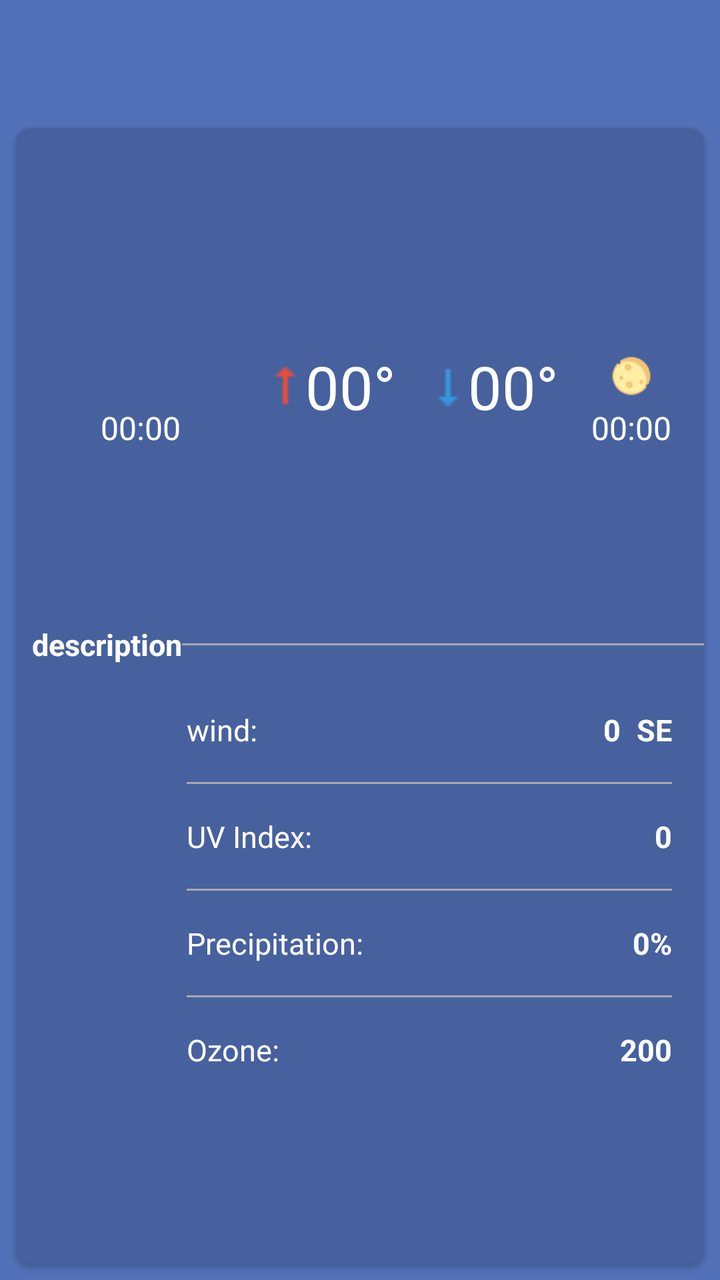
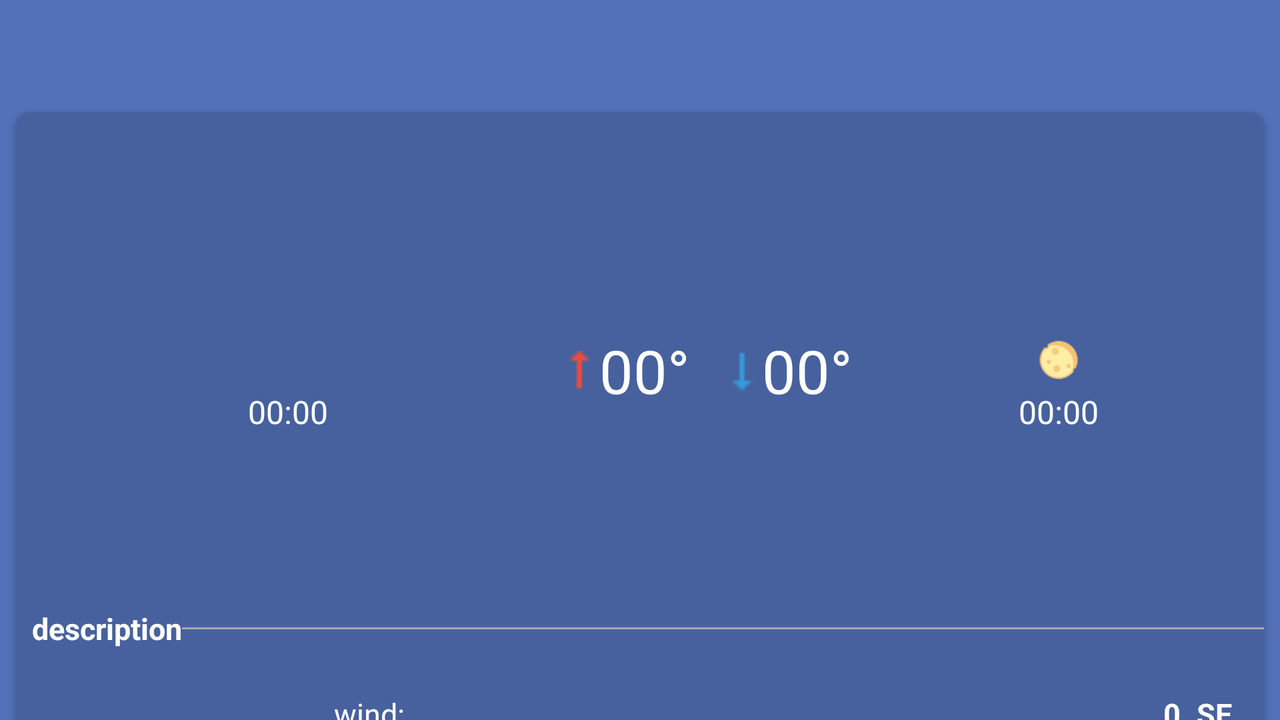

One screen, two layout resources from the same app: the default and the repository's alternative for another configuration. Each is rendered where Android would select it; the XML of both is given below.
<!-- AndroidManifest.xml: application theme AppTheme -->
<!-- res/layout/fragment_day.xml -->
<?xml version="1.0" encoding="utf-8"?>
<androidx.constraintlayout.widget.ConstraintLayout xmlns:android="http://schemas.android.com/apk/res/android"
    xmlns:app="http://schemas.android.com/apk/res-auto"
    xmlns:tools="http://schemas.android.com/tools"
    android:layout_width="match_parent"
    android:layout_height="match_parent"
    android:background="@color/background"
    tools:context=".ui.DayFragment">

    <androidx.appcompat.widget.Toolbar
        android:id="@+id/day_toolbar"
        app:titleTextColor="@android:color/white"
        android:layout_width="match_parent"
        android:layout_height="?attr/actionBarSize"
        android:background="@color/background"
        app:layout_constraintEnd_toEndOf="parent"
        app:layout_constraintTop_toTopOf="parent" />

    <androidx.cardview.widget.CardView
        android:layout_width="match_parent"
        android:layout_height="0dp"
        android:layout_margin="8dp"
        android:layout_marginTop="32dp"
        android:layout_marginBottom="32dp"
        app:cardBackgroundColor="@color/cardViewBackground"
        app:cardCornerRadius="8dp"
        app:layout_constraintBottom_toBottomOf="parent"
        app:layout_constraintEnd_toEndOf="parent"
        app:layout_constraintStart_toStartOf="parent"
        app:layout_constraintTop_toBottomOf="@+id/day_toolbar">

        <androidx.constraintlayout.widget.ConstraintLayout
            android:layout_width="match_parent"
            android:layout_height="match_parent">


            <View
                android:id="@+id/divider6"
                android:layout_width="0dp"
                android:layout_height="1dp"
                android:layout_marginTop="16dp"
                android:background="@android:color/darker_gray"
                app:layout_constraintEnd_toEndOf="@+id/divider5"
                app:layout_constraintStart_toStartOf="@+id/divider5"
                app:layout_constraintTop_toBottomOf="@+id/textView6" />

            <View
                android:id="@+id/divider8"
                android:layout_width="0dp"
                android:layout_height="1dp"
                android:layout_marginTop="16dp"
                android:background="@android:color/darker_gray"
                app:layout_constraintEnd_toEndOf="@+id/precip_txt"
                app:layout_constraintStart_toStartOf="@+id/textView8"
                app:layout_constraintTop_toBottomOf="@+id/textView8" />

            <View
                android:id="@+id/divider5"
                android:layout_width="0dp"
                android:layout_height="1dp"
                android:layout_marginTop="16dp"
                android:background="@android:color/darker_gray"
                app:layout_constraintEnd_toEndOf="@+id/wind_dir_txt"
                app:layout_constraintStart_toStartOf="@+id/textView4"
                app:layout_constraintTop_toBottomOf="@+id/textView4" />

            <ImageView
                android:id="@+id/sunrise_img"
                android:layout_width="30dp"
                android:layout_height="30dp"
                android:src="@drawable/icon_sun"
                app:layout_constraintBottom_toTopOf="@+id/guideline5"
                app:layout_constraintEnd_toStartOf="@+id/imageView3"
                app:layout_constraintStart_toStartOf="parent"
                app:layout_constraintTop_toTopOf="parent" />

            <TextView
                android:id="@+id/sunrise_day_txt"
                android:layout_width="wrap_content"
                android:layout_height="wrap_content"
                android:text="00:00"
                android:textColor="@android:color/white"
                android:textSize="16dp"
                app:layout_constraintEnd_toEndOf="@+id/sunrise_img"
                app:layout_constraintStart_toStartOf="@+id/sunrise_img"
                app:layout_constraintTop_toBottomOf="@+id/sunrise_img" />

            <ImageView
                android:id="@+id/sunset_img"
                android:layout_width="20dp"
                android:layout_height="30dp"
                android:src="@drawable/icon_moon"
                app:layout_constraintBottom_toTopOf="@+id/sunset_day_txt"
                app:layout_constraintEnd_toEndOf="parent"
                app:layout_constraintStart_toEndOf="@+id/min_temp_day_txt" />

            <TextView
                android:id="@+id/sunset_day_txt"
                android:layout_width="wrap_content"
                android:layout_height="wrap_content"
                android:text="00:00"
                android:textColor="@android:color/white"
                android:textSize="16dp"
                app:layout_constraintBaseline_toBaselineOf="@+id/sunrise_day_txt"
                app:layout_constraintEnd_toEndOf="@+id/sunset_img"
                app:layout_constraintStart_toStartOf="@+id/sunset_img" />

            <ImageView
                android:id="@+id/imageView3"
                android:layout_width="20dp"
                android:layout_height="20dp"
                android:src="@drawable/icon_up_arrow"
                app:layout_constraintBottom_toBottomOf="@+id/max_temp_day_txt"
                app:layout_constraintEnd_toStartOf="@+id/max_temp_day_txt"
                app:layout_constraintTop_toTopOf="@+id/max_temp_day_txt" />
2
            <TextView
                android:id="@+id/max_temp_day_txt"
                android:layout_width="wrap_content"
                android:layout_height="wrap_content"
                android:layout_marginEnd="16dp"
                android:text="00°"
                android:textColor="@android:color/white"
                android:textSize="30dp"
                app:layout_constraintEnd_toStartOf="@+id/guideline4"
                app:layout_constraintTop_toTopOf="@+id/sunrise_img" />

            <ImageView
                android:id="@+id/imageView2"
                android:layout_width="20dp"
                android:layout_height="20dp"
                android:src="@drawable/icon_down_arrow"
                app:layout_constraintBottom_toBottomOf="@+id/min_temp_day_txt"
                app:layout_constraintStart_toStartOf="@+id/guideline4"
                app:layout_constraintTop_toTopOf="@+id/min_temp_day_txt" />

            <TextView
                android:id="@+id/min_temp_day_txt"
                android:layout_width="wrap_content"
                android:layout_height="wrap_content"
                android:text="00°"
                android:textColor="@android:color/white"
                android:textSize="30dp"
                app:layout_constraintStart_toEndOf="@+id/imageView2"
                app:layout_constraintTop_toTopOf="@+id/max_temp_day_txt" />

            <TextView
                android:id="@+id/description_details_txt"
                android:layout_width="wrap_content"
                android:layout_height="wrap_content"
                android:layout_marginStart="8dp"
                android:text="description"
                android:textColor="@android:color/white"
                android:textSize="15dp"
                android:textStyle="bold"
                app:layout_constraintStart_toStartOf="parent"
                app:layout_constraintTop_toTopOf="@+id/guideline5" />

            <TextView
                android:id="@+id/wind_dir_txt"
                android:layout_width="wrap_content"
                android:layout_height="wrap_content"
                android:layout_marginEnd="16dp"
                android:text="SE"
                android:textColor="@android:color/white"
                android:textSize="15dp"
                android:textStyle="bold"
                app:layout_constraintBaseline_toBaselineOf="@+id/textView4"
                app:layout_constraintEnd_toEndOf="parent" />

            <TextView
                android:id="@+id/textView6"
                android:layout_width="wrap_content"
                android:layout_height="wrap_content"
                android:layout_marginTop="16dp"
                android:text="UV Index: "
                android:textColor="@android:color/white"
                android:textSize="15dp"
                app:layout_constraintStart_toStartOf="@+id/textView4"
                app:layout_constraintTop_toBottomOf="@+id/divider5" />

            <TextView
                android:id="@+id/uv_index_day_txt"
                android:layout_width="wrap_content"
                android:layout_height="wrap_content"
                android:text="0"
                android:textColor="@android:color/white"
                android:textSize="15dp"
                android:textStyle="bold"
                app:layout_constraintBaseline_toBaselineOf="@+id/textView6"
                app:layout_constraintEnd_toEndOf="@+id/wind_dir_txt" />

            <TextView
                android:id="@+id/textView4"
                android:layout_width="wrap_content"
                android:layout_height="wrap_content"
                android:layout_marginTop="32dp"
                android:text="wind:"
                android:textColor="@android:color/white"
                android:textSize="15dp"
                app:layout_constraintEnd_toStartOf="@+id/guideline4"
                app:layout_constraintStart_toStartOf="parent"
                app:layout_constraintTop_toBottomOf="@+id/divider4" />

            <TextView
                android:id="@+id/wind_spd_day_txt"
                android:layout_width="wrap_content"
                android:layout_height="wrap_content"
                android:layout_marginEnd="8dp"
                android:text="0"
                android:textColor="@android:color/white"
                android:textSize="15dp"
                android:textStyle="bold"
                app:layout_constraintBaseline_toBaselineOf="@+id/textView4"
                app:layout_constraintEnd_toStartOf="@+id/wind_dir_txt" />

            <androidx.constraintlayout.widget.Guideline
                android:id="@+id/guideline4"
                android:layout_width="wrap_content"
                android:layout_height="wrap_content"
                android:orientation="vertical"
                app:layout_constraintGuide_begin="206dp" />

            <View
                android:id="@+id/divider4"
                android:layout_width="0dp"
                android:layout_height="1dp"
                android:background="@android:color/darker_gray"
                app:layout_constraintBottom_toBottomOf="@+id/description_details_txt"
                app:layout_constraintEnd_toEndOf="parent"
                app:layout_constraintStart_toEndOf="@+id/description_details_txt"
                app:layout_constraintTop_toTopOf="@+id/description_details_txt" />

            <TextView
                android:id="@+id/textView8"
                android:layout_width="wrap_content"
                android:layout_height="wrap_content"
                android:layout_marginTop="16dp"
                android:text="Precipitation:"
                android:textColor="@android:color/white"
                android:textSize="15dp"
                app:layout_constraintStart_toStartOf="@+id/textView6"
                app:layout_constraintTop_toBottomOf="@+id/divider6" />

            <TextView
                android:id="@+id/precip_txt"
                android:layout_width="wrap_content"
                android:layout_height="wrap_content"
                android:text="0%"
                android:textColor="@android:color/white"
                android:textSize="15dp"
                android:textStyle="bold"
                app:layout_constraintBaseline_toBaselineOf="@+id/textView8"
                app:layout_constraintEnd_toEndOf="@+id/uv_index_day_txt" />


            <TextView
                android:id="@+id/textView10"
                android:layout_width="wrap_content"
                android:layout_height="wrap_content"
                android:layout_marginTop="16dp"
                android:text="Ozone:"
                android:textColor="@android:color/white"
                android:textSize="15dp"
                app:layout_constraintStart_toStartOf="@+id/textView8"
                app:layout_constraintTop_toBottomOf="@+id/divider8" />

            <TextView
                android:id="@+id/ozone_txt"
                android:layout_width="wrap_content"
                android:layout_height="wrap_content"
                android:text="200"
                android:textColor="@android:color/white"
                android:textSize="15dp"
                android:textStyle="bold"
                app:layout_constraintBaseline_toBaselineOf="@+id/textView10"
                app:layout_constraintEnd_toEndOf="@+id/precip_txt" />

            <androidx.constraintlayout.widget.Guideline
                android:id="@+id/guideline5"
                android:layout_width="wrap_content"
                android:layout_height="wrap_content"
                android:orientation="horizontal"
                app:layout_constraintGuide_begin="248dp" />
        </androidx.constraintlayout.widget.ConstraintLayout>

    </androidx.cardview.widget.CardView>

</androidx.constraintlayout.widget.ConstraintLayout>
<!-- resources referenced by this layout -->
<resources>
  <color name="background">#5371b9</color>
  <color name="cardViewBackground">#47619e</color>
  <!-- drawable icon_down_arrow: png bitmap (drawable-xxxhdpi, 153 bytes) -->
  <!-- drawable icon_moon: png bitmap (drawable-xxxhdpi, 1653 bytes) -->
  <!-- drawable icon_up_arrow: png bitmap (drawable-xxxhdpi, 152 bytes) -->
  <style name="AppTheme" parent="Theme.AppCompat.Light.NoActionBar">
          
          <item name="colorPrimary">@color/colorPrimary</item>
          <item name="colorPrimaryDark">@color/colorPrimaryDark</item>
          <item name="colorAccent">@color/colorAccent</item>
          <item name="android:textColorSecondary">@color/white</item>
      </style>
  <color name="colorPrimary">#008577</color>
  <color name="colorPrimaryDark">#2C4E88</color>
  <color name="colorAccent">#ffffff</color>
  <color name="white">#ffffff</color>
</resources>
<!-- res/layout-land/fragment_day.xml (the repository's variant of the layout above) -->
<!-- drawn on the phone turned sideways -->
<?xml version="1.0" encoding="utf-8"?>
<LinearLayout xmlns:android="http://schemas.android.com/apk/res/android"
    xmlns:app="http://schemas.android.com/apk/res-auto"
    xmlns:tools="http://schemas.android.com/tools"
    android:layout_width="match_parent"
    android:layout_height="match_parent"
    android:background="@color/background"
    android:orientation="vertical"
    tools:context=".ui.DayFragment">

    <androidx.appcompat.widget.Toolbar
        android:id="@+id/day_toolbar"
        android:layout_width="match_parent"
        android:layout_height="?attr/actionBarSize"
        android:background="@color/background"
        app:layout_constraintEnd_toEndOf="parent"
        app:layout_constraintTop_toTopOf="parent"
        app:titleTextColor="@android:color/white" />

    <androidx.core.widget.NestedScrollView
        android:layout_width="match_parent"
        android:layout_height="match_parent">

        <androidx.cardview.widget.CardView
            android:layout_width="match_parent"
            android:layout_height="0dp"
            android:layout_margin="8dp"
            android:layout_marginTop="32dp"
            android:layout_marginBottom="32dp"
            app:cardBackgroundColor="@color/cardViewBackground"
            app:cardCornerRadius="8dp"
            app:layout_constraintBottom_toBottomOf="parent"
            app:layout_constraintEnd_toEndOf="parent"
            app:layout_constraintStart_toStartOf="parent"
            app:layout_constraintTop_toBottomOf="@+id/day_toolbar">

            <androidx.constraintlayout.widget.ConstraintLayout
                android:layout_width="match_parent"
                android:layout_height="match_parent">

                <View
                    android:id="@+id/divider6"
                    android:layout_width="0dp"
                    android:layout_height="1dp"
                    android:layout_marginTop="16dp"
                    android:background="@android:color/darker_gray"
                    app:layout_constraintEnd_toEndOf="@+id/divider5"
                    app:layout_constraintStart_toStartOf="@+id/divider5"
                    app:layout_constraintTop_toBottomOf="@+id/textView6" />

                <View
                    android:id="@+id/divider8"
                    android:layout_width="0dp"
                    android:layout_height="1dp"
                    android:layout_marginTop="16dp"
                    android:background="@android:color/darker_gray"
                    app:layout_constraintEnd_toEndOf="@+id/precip_txt"
                    app:layout_constraintStart_toStartOf="@+id/textView8"
                    app:layout_constraintTop_toBottomOf="@+id/textView8" />

                <View
                    android:id="@+id/divider5"
                    android:layout_width="0dp"
                    android:layout_height="1dp"
                    android:layout_marginTop="16dp"
                    android:background="@android:color/darker_gray"
                    app:layout_constraintEnd_toEndOf="@+id/wind_dir_txt"
                    app:layout_constraintStart_toStartOf="@+id/textView4"
                    app:layout_constraintTop_toBottomOf="@+id/textView4" />

                <ImageView
                    android:id="@+id/sunrise_img"
                    android:layout_width="30dp"
                    android:layout_height="30dp"
                    android:src="@drawable/icon_sun"
                    app:layout_constraintBottom_toTopOf="@+id/guideline5"
                    app:layout_constraintEnd_toStartOf="@+id/imageView3"
                    app:layout_constraintStart_toStartOf="parent"
                    app:layout_constraintTop_toTopOf="parent" />

                <TextView
                    android:id="@+id/sunrise_day_txt"
                    android:layout_width="wrap_content"
                    android:layout_height="wrap_content"
                    android:text="00:00"
                    android:textColor="@android:color/white"
                    android:textSize="16dp"
                    app:layout_constraintEnd_toEndOf="@+id/sunrise_img"
                    app:layout_constraintStart_toStartOf="@+id/sunrise_img"
                    app:layout_constraintTop_toBottomOf="@+id/sunrise_img" />

                <ImageView
                    android:id="@+id/sunset_img"
                    android:layout_width="20dp"
                    android:layout_height="30dp"
                    android:src="@drawable/icon_moon"
                    app:layout_constraintBottom_toTopOf="@+id/sunset_day_txt"
                    app:layout_constraintEnd_toEndOf="parent"
                    app:layout_constraintStart_toEndOf="@+id/min_temp_day_txt" />

                <TextView
                    android:id="@+id/sunset_day_txt"
                    android:layout_width="wrap_content"
                    android:layout_height="wrap_content"
                    android:text="00:00"
                    android:textColor="@android:color/white"
                    android:textSize="16dp"
                    app:layout_constraintBaseline_toBaselineOf="@+id/sunrise_day_txt"
                    app:layout_constraintEnd_toEndOf="@+id/sunset_img"
                    app:layout_constraintStart_toStartOf="@+id/sunset_img" />

                <ImageView
                    android:id="@+id/imageView3"
                    android:layout_width="20dp"
                    android:layout_height="20dp"
                    android:src="@drawable/icon_up_arrow"
                    app:layout_constraintBottom_toBottomOf="@+id/max_temp_day_txt"
                    app:layout_constraintEnd_toStartOf="@+id/max_temp_day_txt"
                    app:layout_constraintTop_toTopOf="@+id/max_temp_day_txt" />

                <TextView
                    android:id="@+id/max_temp_day_txt"
                    android:layout_width="wrap_content"
                    android:layout_height="wrap_content"
                    android:layout_marginEnd="16dp"
                    android:text="00°"
                    android:textColor="@android:color/white"
                    android:textSize="30dp"
                    app:layout_constraintEnd_toStartOf="@+id/guideline4"
                    app:layout_constraintTop_toTopOf="@+id/sunrise_img" />

                <ImageView
                    android:id="@+id/imageView2"
                    android:layout_width="20dp"
                    android:layout_height="20dp"
                    android:src="@drawable/icon_down_arrow"
                    app:layout_constraintBottom_toBottomOf="@+id/min_temp_day_txt"
                    app:layout_constraintStart_toStartOf="@+id/guideline4"
                    app:layout_constraintTop_toTopOf="@+id/min_temp_day_txt" />

                <TextView
                    android:id="@+id/min_temp_day_txt"
                    android:layout_width="wrap_content"
                    android:layout_height="wrap_content"
                    android:text="00°"
                    android:textColor="@android:color/white"
                    android:textSize="30dp"
                    app:layout_constraintStart_toEndOf="@+id/imageView2"
                    app:layout_constraintTop_toTopOf="@+id/max_temp_day_txt" />

                <TextView
                    android:id="@+id/description_details_txt"
                    android:layout_width="wrap_content"
                    android:layout_height="wrap_content"
                    android:layout_marginStart="8dp"
                    android:text="description"
                    android:textColor="@android:color/white"
                    android:textSize="15dp"
                    android:textStyle="bold"
                    app:layout_constraintStart_toStartOf="parent"
                    app:layout_constraintTop_toTopOf="@+id/guideline5" />

                <TextView
                    android:id="@+id/wind_dir_txt"
                    android:layout_width="wrap_content"
                    android:layout_height="wrap_content"
                    android:layout_marginEnd="16dp"
                    android:text="SE"
                    android:textColor="@android:color/white"
                    android:textSize="15dp"
                    android:textStyle="bold"
                    app:layout_constraintBaseline_toBaselineOf="@+id/textView4"
                    app:layout_constraintEnd_toEndOf="parent" />

                <TextView
                    android:id="@+id/textView6"
                    android:layout_width="wrap_content"
                    android:layout_height="wrap_content"
                    android:layout_marginTop="16dp"
                    android:text="UV Index: "
                    android:textColor="@android:color/white"
                    android:textSize="15dp"
                    app:layout_constraintStart_toStartOf="@+id/textView4"
                    app:layout_constraintTop_toBottomOf="@+id/divider5" />

                <TextView
                    android:id="@+id/uv_index_day_txt"
                    android:layout_width="wrap_content"
                    android:layout_height="wrap_content"
                    android:text="0"
                    android:textColor="@android:color/white"
                    android:textSize="15dp"
                    android:textStyle="bold"
                    app:layout_constraintBaseline_toBaselineOf="@+id/textView6"
                    app:layout_constraintEnd_toEndOf="@+id/wind_dir_txt" />

                <TextView
                    android:id="@+id/textView4"
                    android:layout_width="wrap_content"
                    android:layout_height="wrap_content"
                    android:layout_marginTop="32dp"
                    android:text="wind:"
                    android:textColor="@android:color/white"
                    android:textSize="15dp"
                    app:layout_constraintEnd_toStartOf="@+id/guideline4"
                    app:layout_constraintStart_toStartOf="parent"
                    app:layout_constraintTop_toBottomOf="@+id/divider4" />

                <TextView
                    android:id="@+id/wind_spd_day_txt"
                    android:layout_width="wrap_content"
                    android:layout_height="wrap_content"
                    android:layout_marginEnd="8dp"
                    android:text="0"
                    android:textColor="@android:color/white"
                    android:textSize="15dp"
                    android:textStyle="bold"
                    app:layout_constraintBaseline_toBaselineOf="@+id/textView4"
                    app:layout_constraintEnd_toStartOf="@+id/wind_dir_txt" />

                <androidx.constraintlayout.widget.Guideline
                    android:id="@+id/guideline4"
                    android:layout_width="wrap_content"
                    android:layout_height="wrap_content"
                    android:orientation="vertical"
                    app:layout_constraintGuide_begin="353dp" />

                <View
                    android:id="@+id/divider4"
                    android:layout_width="0dp"
                    android:layout_height="1dp"
                    android:background="@android:color/darker_gray"
                    app:layout_constraintBottom_toBottomOf="@+id/description_details_txt"
                    app:layout_constraintEnd_toEndOf="parent"
                    app:layout_constraintStart_toEndOf="@+id/description_details_txt"
                    app:layout_constraintTop_toTopOf="@+id/description_details_txt" />

                <TextView
                    android:id="@+id/textView8"
                    android:layout_width="wrap_content"
                    android:layout_height="wrap_content"
                    android:layout_marginTop="16dp"
                    android:text="Precipitation:"
                    android:textColor="@android:color/white"
                    android:textSize="15dp"
                    app:layout_constraintStart_toStartOf="@+id/textView6"
                    app:layout_constraintTop_toBottomOf="@+id/divider6" />

                <TextView
                    android:id="@+id/precip_txt"
                    android:layout_width="wrap_content"
                    android:layout_height="wrap_content"
                    android:text="0%"
                    android:textColor="@android:color/white"
                    android:textSize="15dp"
                    android:textStyle="bold"
                    app:layout_constraintBaseline_toBaselineOf="@+id/textView8"
                    app:layout_constraintEnd_toEndOf="@+id/uv_index_day_txt" />


                <TextView
                    android:id="@+id/textView10"
                    android:layout_width="wrap_content"
                    android:layout_height="wrap_content"
                    android:layout_marginTop="16dp"
                    android:text="Ozone:"
                    android:textColor="@android:color/white"
                    android:textSize="15dp"
                    android:textStyle="bold"
                    app:layout_constraintStart_toStartOf="@+id/textView8"
                    app:layout_constraintTop_toBottomOf="@+id/divider8" />

                <TextView
                    android:id="@+id/ozone_txt"
                    android:layout_width="wrap_content"
                    android:layout_height="wrap_content"
                    android:text="200"
                    android:textColor="@android:color/white"
                    android:textSize="15dp"
                    android:textStyle="bold"
                    app:layout_constraintBaseline_toBaselineOf="@+id/textView10"
                    app:layout_constraintEnd_toEndOf="@+id/precip_txt" />

                <androidx.constraintlayout.widget.Guideline
                    android:id="@+id/guideline5"
                    android:layout_width="wrap_content"
                    android:layout_height="wrap_content"
                    android:orientation="horizontal"
                    app:layout_constraintGuide_begin="248dp" />
            </androidx.constraintlayout.widget.ConstraintLayout>

        </androidx.cardview.widget.CardView>
    </androidx.core.widget.NestedScrollView>
</LinearLayout>
